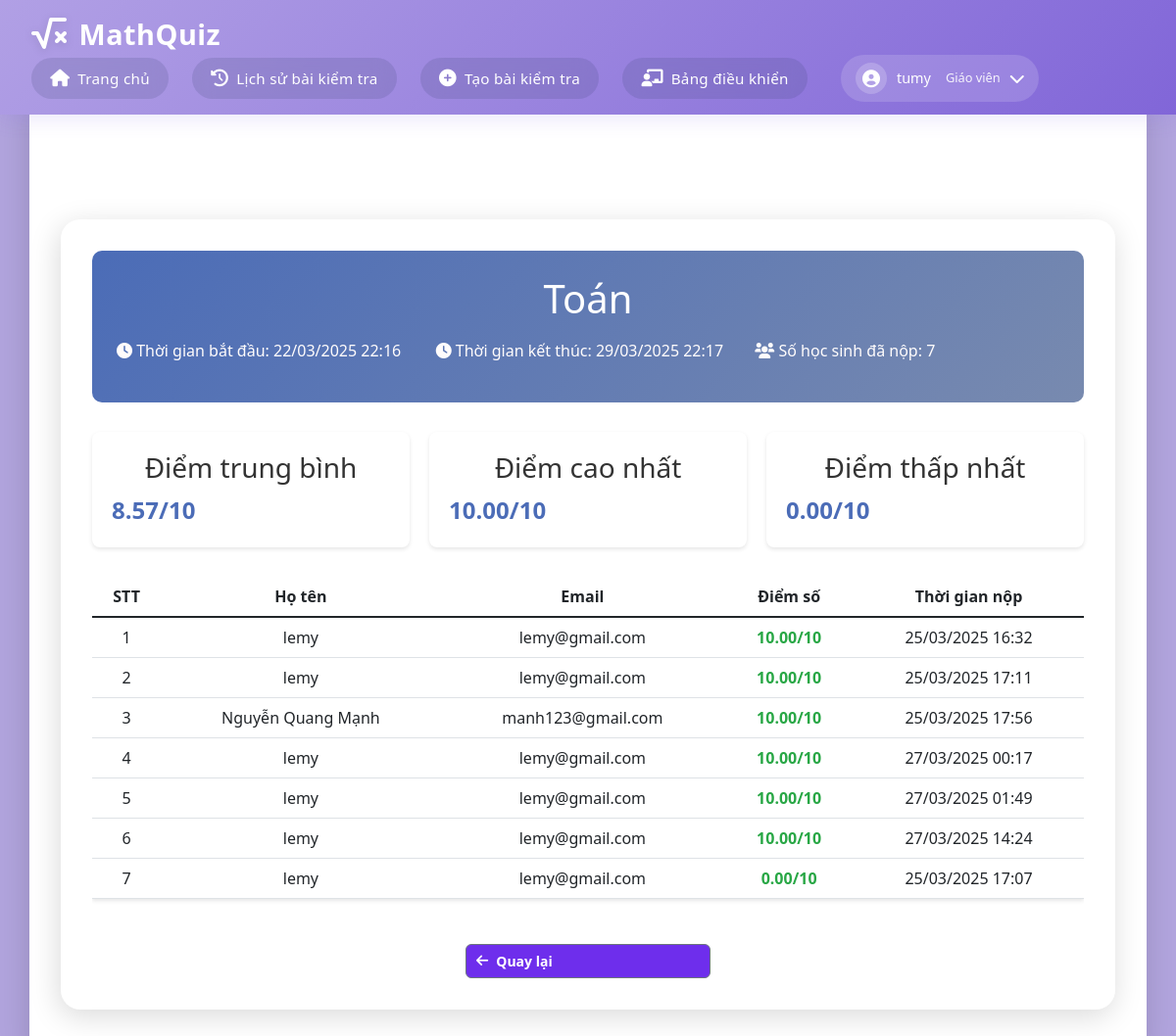
The page /quiz/4/students (signed in) on the database its author committed.
### app.py (models this page shows)
class Quiz(db.Model):
    id = db.Column(db.Integer, primary_key=True)
    title = db.Column(db.String(200), nullable=False)
    quiz_code = db.Column(db.String(10), unique=True, nullable=True, server_default=None)  # Make it nullable with default None
    teacher_id = db.Column(db.Integer, db.ForeignKey('user.id'), nullable=False)
    start_time = db.Column(db.DateTime, nullable=False)
    end_time = db.Column(db.DateTime, nullable=False)
    duration = db.Column(db.Integer, nullable=False)  # in minutes
    max_attempts = db.Column(db.Integer, nullable=True, default=None)  # Số lần làm bài tối đa
    is_public = db.Column(db.Boolean, default=False)  # Thêm trường is_public
    questions = db.relationship('Question', backref='quiz', lazy=True)
    teacher = db.relationship('User', backref='quizzes', lazy=True)

class QuizResult(db.Model):
    id = db.Column(db.Integer, primary_key=True)
    quiz_id = db.Column(db.Integer, db.ForeignKey('quiz.id'), nullable=False)
    student_id = db.Column(db.Integer, db.ForeignKey('user.id'), nullable=False)
    score = db.Column(db.Float, nullable=False)
    submitted_at = db.Column(db.DateTime, nullable=False, default=datetime.now)
    quiz = db.relationship('Quiz', backref='results', lazy=True)
    student = db.relationship('User', backref='quiz_results', lazy=True)

class User(db.Model):
    id = db.Column(db.Integer , primary_key=True)
    email = db.Column(db.String(120), unique=True, nullable=False)
    username = db.Column(db.String(80), unique=True, nullable=False)
    password = db.Column(db.String(120), nullable=False)
    role = db.Column(db.String(20), nullable=False)  # 'teacher' or 'student'

### app.py (the view)
@app.route('/quiz/<int:quiz_id>/students')
def quiz_students(quiz_id):
    if 'user_id' not in session or session['role'] != 'teacher':
        flash('Bạn không có quyền truy cập trang này!')
        return redirect(url_for('home'))
    quiz = Quiz.query.get_or_404(quiz_id)
    if quiz.teacher_id != session['user_id']:
        flash('Bạn không có quyền xem kết quả bài kiểm tra này!')
        return redirect(url_for('history'))
    results = QuizResult.query.filter_by(quiz_id=quiz_id)\
        .join(User, QuizResult.student_id == User.id)\
        .order_by(QuizResult.score.desc())\
        .all()
    return render_template('quiz_students.html', quiz=quiz, results=results)

### templates/quiz_students.html (shortened to what this page needs)
{% extends "base.html" %}
{% block content %}
<div class="container">
    <div class="quiz-header">
        <h1>{{ quiz.title }}</h1>
        <div class="quiz-meta">
            <p><i class="fas fa-clock"></i> Thời gian bắt đầu: {{ quiz.start_time.strftime('%d/%m/%Y %H:%M') }}</p>
            <p><i class="fas fa-clock"></i> Thời gian kết thúc: {{ quiz.end_time.strftime('%d/%m/%Y %H:%M') }}</p>
            <p><i class="fas fa-users"></i> Số học sinh đã nộp: {{ results|length }}</p>
        </div>
    </div>
    <div class="stats-summary">
        <div class="stat-card">
            <h3>Điểm trung bình</h3>
            <p class="stat-value">{{ "%.2f"|format(results|map(attribute='score')|sum / results|length) if results else 0 }}/10</p>
        </div>
        <div class="stat-card">
            <h3>Điểm cao nhất</h3>
            <p class="stat-value">{{ "%.2f"|format(results|map(attribute='score')|max) if results else 0 }}/10</p>
        </div>
        <div class="stat-card">
            <h3>Điểm thấp nhất</h3>
            <p class="stat-value">{{ "%.2f"|format(results|map(attribute='score')|min) if results else 0 }}/10</p>
        </div>
    </div>
    {% if results %}
        <div class="table-responsive">
            <table class="table">
                <thead>
                    <tr>
                        <th>STT</th>
                        <th>Họ tên</th>
                        <th>Email</th>
                        <th>Điểm số</th>
                        <th>Thời gian nộp</th>
                    </tr>
                </thead>
                <tbody>
                    {% for result in results %}
                    <tr>
                        <td>{{ loop.index }}</td>
                        <td>{{ result.student.username }}</td>
                        <td>{{ result.student.email }}</td>
                        <td class="score-cell">{{ "%.2f"|format(result.score) }}/10</td>
                        <td>{{ result.submitted_at.strftime('%d/%m/%Y %H:%M') }}</td>
                    </tr>
                    {% endfor %}
                </tbody>
            </table>
        </div>
    {% else %}
        <p class="no-results">Chưa có học sinh nào nộp bài</p>
    {% endif %}
    <div class="action-buttons">
        <a href="{{ url_for('history') }}" class="btn btn-secondary">
            <i class="fas fa-arrow-left"></i> Quay lại
        </a>
    </div>
</div>
{% endblock %}

### static/css/style.css (style rules this page uses)
:root { --primary-color: #9370DB; --secondary-color: #B19CD9; --background-color: linear-gradient(135deg, #9370DB, #9c83ca, #F8F8FF); --text-color: #333; }
* { margin: 0; padding: 0; box-sizing: border-box; }
html, body { height: 100%; margin: 0; display: flex; flex-direction: column; }
body { font-family: Arial, sans-serif; background-color: var(--background-color); color: var(--text-color); line-height: 1.6; height: 100%; width: 100%; margin: 0; }
.container { width: 100%; text-align: center; margin: 30px auto; }
.btn { background-color: #9370DB; color: white; padding: 0.8rem 1.5rem; border: none; border-radius: 4px; cursor: pointer; font-size: 1rem; transition: background-color 0.3s; text-decoration: none; display: inline-block; }
.action-buttons { margin-top: 1rem; display: flex; justify-content: center; gap: 8px; max-width: 250px; margin: 0 auto; }
.action-buttons .btn { flex: 1; padding: 6px 10px; font-size: 14px; font-weight: 600; border-radius: 6px; transition: all 0.2s ease-in-out; text-decoration: none; text-align: center; }
.action-buttons .btn:first-child { background-color: #007bff; color: white; }
.action-buttons .btn:last-child { background-color: #28a745; color: white; }
.stat-card { background: rgb(255, 255, 255); padding: 1.5rem; border-radius: 15px; box-shadow: 0 2px 4px rgba(0,0,0,0.6); text-align: center; }
.btn { width: 300px; padding: 12px; font-size: 18px; color: #fff; background-color: #007bff; border: none; border-radius: 4px; cursor: pointer; }
.btn-secondary { width: auto; background-color: #6e2eec !important; }
p { margin-top: 20px; color: #110e0e; text-align: center; }

### templates/base.html (style rules this page uses)
:root { --primary-color: #b1a0e5; --secondary-color: #8166d8; --background-color: #b1a4dd; --text-color: #333; --shadow: rgba(112, 87, 219, 0.15); }
body { margin: 0; padding: 0; min-height: 100vh; background: var(--background-color); font-family: 'Segoe UI', system-ui, -apple-system, sans-serif; color: var(--text-color); display: flex; flex-direction: column; }
.container { margin-top: 6rem; margin-bottom: 15px; padding: 2rem; background: white; border-radius: 20px; box-shadow: -2px 7px 30px rgb(0 0 0 / 15%); flex: 1; }

### templates/quiz_students.html (style rules this page uses)
.quiz-header { background: linear-gradient(135deg, #4b6cb7 0%, #788aaf 100%); color: white; padding: 25px; border-radius: 10px; margin-bottom: 30px; }
.quiz-meta { display: grid; grid-template-columns: repeat(auto-fit, minmax(200px, 1fr)); gap: 15px; margin-top: 15px; }
.stats-summary { display: grid; grid-template-columns: repeat(auto-fit, minmax(200px, 1fr)); gap: 20px; margin-bottom: 30px; }
.stat-card { background: white; padding: 20px; border-radius: 8px; text-align: center; box-shadow: 0 2px 4px rgba(0,0,0,0.1); }
.stat-value { font-size: 24px; font-weight: bold; color: #4b6cb7; margin: 0; }
.table { background: white; box-shadow: 0 2px 4px rgba(0,0,0,0.1); }
.score-cell { font-weight: bold; color: #28a745; }
.action-buttons { margin-top: 30px; text-align: center; }
.btn { padding: 10px 20px; border-radius: 6px; text-decoration: none; display: inline-flex; align-items: center; gap: 8px; }
p { margin-top: 2px; color: #fffcfc; text-align:left ; }

### rows shown on the page
Quiz: title "Toán", start_time "22/03/2025 22:16", end_time "29/03/2025 22:17"
QuizResult: student.username "lemy", student.email "lemy@gmail.com", score "10.00", submitted_at "25/03/2025 16:32"
QuizResult: student.username "lemy", student.email "lemy@gmail.com", score "10.00", submitted_at "25/03/2025 17:11"
QuizResult: student.username "Nguyễn Quang Mạnh", student.email "manh123@gmail.com", score "10.00", submitted_at "25/03/2025 17:56"
QuizResult: student.username "lemy", student.email "lemy@gmail.com", score "10.00", submitted_at "27/03/2025 00:17"
QuizResult: student.username "lemy", student.email "lemy@gmail.com", score "10.00", submitted_at "27/03/2025 01:49"
QuizResult: student.username "lemy", student.email "lemy@gmail.com", score "10.00", submitted_at "27/03/2025 14:24"
QuizResult: student.username "lemy", student.email "lemy@gmail.com", score "0.00", submitted_at "25/03/2025 17:07"

### other values the page prints
{{ session['username'] }} "tumy"
{{ results|length }} "7"
{{ "%.2f"|format(results|map(attribute='score')|max) if results else 0 }} "10.00"
{{ "%.2f"|format(results|map(attribute='score')|min) if results else 0 }} "0.00"
